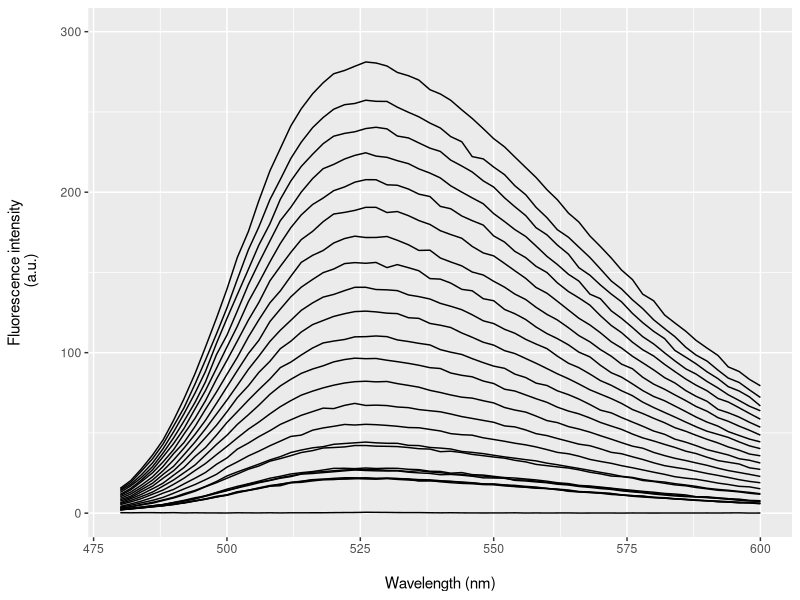
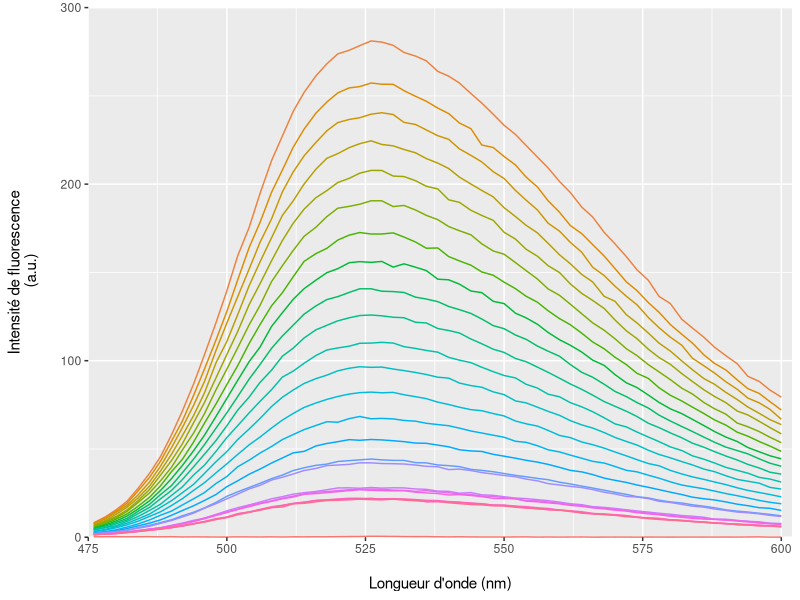

The R source for these figures, in order:
graphics.off()
remove(list = ls())

library(ggplot2)
library(cowplot)
library(reshape2)

valeurs <- data.frame(read.csv("reconstitutionNQRfluo.csv", sep = ',', dec = ".", header = TRUE))

df <- melt(valeurs, id.vars="wavelength")

colnames(df) <- c("wavelength", "group", "fluorescence")

g <- ggplot (df, aes(x= wavelength, y= fluorescence, group = group))
g <- g + geom_line()
g <- g + theme(legend.position = "none")
g <- g + scale_x_continuous(name = "\nWavelength (nm)", limits = c(480, 600))
g <- g + scale_y_continuous(name = "Fluorescence intensity\n (a.u.)\n", limits = c(0, 300))
g
save_plot('reconstitutionNQRfluo.png', g, base_aspect_ratio = 1.3)

g <- ggplot (df, aes(x= wavelength, y= fluorescence, 
                     group = group, colour = group))
g <- g + geom_line()
g <- g + theme(legend.position = "none")
g <- g + scale_x_continuous(name = "\nLongueur d'onde (nm)", 
                            limits = c(475, 602),
                            expand = c(0, 0))
g <- g + scale_y_continuous(name = "Intensité de fluorescence\n (a.u.)\n", 
                            limits = c(0, 300),
                            expand = c(0,0))
g
save_plot('reconstitutionNQRfluo_fr.png', g, base_aspect_ratio = 1.3)
